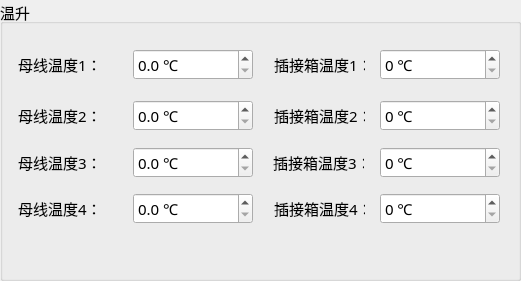
  <widget class="QGroupBox" name="groupBox_4">
   <property name="geometry">
    <rect>
     <x>1</x>
     <y>537</y>
     <width>521</width>
     <height>281</height>
    </rect>
   </property>
   <property name="font">
    <font>
     <pointsize>11</pointsize>
    </font>
   </property>
   <property name="title">
    <string>温升</string>
   </property>
   <widget class="QDoubleSpinBox" name="box1">
    <property name="geometry">
     <rect>
      <x>380</x>
      <y>49</y>
      <width>120</width>
      <height>31</height>
     </rect>
    </property>
    <property name="minimumSize">
     <size>
      <width>100</width>
      <height>31</height>
     </size>
    </property>
    <property name="maximumSize">
     <size>
      <width>130</width>
      <height>16777215</height>
     </size>
    </property>
    <property name="font">
     <font>
      <family>微软雅黑</family>
      <pointsize>11</pointsize>
     </font>
    </property>
    <property name="suffix">
     <string> ℃</string>
    </property>
    <property name="decimals">
     <number>0</number>
    </property>
   </widget>
   <widget class="QLabel" name="label_43">
    <property name="geometry">
     <rect>
      <x>274</x>
      <y>49</y>
      <width>91</width>
      <height>31</height>
     </rect>
    </property>
    <property name="minimumSize">
     <size>
      <width>0</width>
      <height>31</height>
     </size>
    </property>
    <property name="font">
     <font>
      <family>微软雅黑</family>
      <pointsize>11</pointsize>
     </font>
    </property>
    <property name="text">
     <string>插接箱温度1：</string>
    </property>
   </widget>
   <widget class="QDoubleSpinBox" name="envTem1">
    <property name="enabled">
     <bool>true</bool>
    </property>
    <property name="geometry">
     <rect>
      <x>133</x>
      <y>49</y>
      <width>120</width>
      <height>31</height>
     </rect>
    </property>
    <property name="minimumSize">
     <size>
      <width>100</width>
      <height>31</height>
     </size>
    </property>
    <property name="maximumSize">
     <size>
      <width>130</width>
      <height>16777215</height>
     </size>
    </property>
    <property name="font">
     <font>
      <family>微软雅黑</family>
      <pointsize>11</pointsize>
     </font>
    </property>
    <property name="suffix">
     <string> ℃</string>
    </property>
    <property name="decimals">
     <number>1</number>
    </property>
    <property name="maximum">
     <double>100.000000000000000</double>
    </property>
   </widget>
   <widget class="QLabel" name="label_44">
    <property name="geometry">
     <rect>
      <x>18</x>
      <y>49</y>
      <width>81</width>
      <height>31</height>
     </rect>
    </property>
    <property name="minimumSize">
     <size>
      <width>0</width>
      <height>31</height>
     </size>
    </property>
    <property name="font">
     <font>
      <family>微软雅黑</family>
      <pointsize>11</pointsize>
     </font>
    </property>
    <property name="text">
     <string>母线温度1：</string>
    </property>
   </widget>
   <widget class="QLabel" name="label_45">
    <property name="geometry">
     <rect>
      <x>274</x>
      <y>100</y>
      <width>91</width>
      <height>31</height>
     </rect>
    </property>
    <property name="minimumSize">
     <size>
      <width>0</width>
      <height>31</height>
     </size>
    </property>
    <property name="font">
     <font>
      <family>微软雅黑</family>
      <pointsize>11</pointsize>
     </font>
    </property>
    <property name="text">
     <string>插接箱温度2：</string>
    </property>
   </widget>
   <widget class="QDoubleSpinBox" name="envTem2">
    <property name="enabled">
     <bool>true</bool>
    </property>
    <property name="geometry">
     <rect>
      <x>133</x>
      <y>100</y>
      <width>120</width>
      <height>31</height>
     </rect>
    </property>
    <property name="minimumSize">
     <size>
      <width>100</width>
      <height>31</height>
     </size>
    </property>
    <property name="maximumSize">
     <size>
      <width>130</width>
      <height>16777215</height>
     </size>
    </property>
    <property name="font">
     <font>
      <family>微软雅黑</family>
      <pointsize>11</pointsize>
     </font>
    </property>
    <property name="suffix">
     <string> ℃</string>
    </property>
    <property name="decimals">
     <number>1</number>
    </property>
    <property name="maximum">
     <double>100.000000000000000</double>
    </property>
   </widget>
   <widget class="QLabel" name="label_46">
    <property name="geometry">
     <rect>
      <x>18</x>
      <y>100</y>
      <width>81</width>
      <height>31</height>
     </rect>
    </property>
    <property name="minimumSize">
     <size>
      <width>0</width>
      <height>31</height>
     </size>
    </property>
    <property name="font">
     <font>
      <family>微软雅黑</family>
      <pointsize>11</pointsize>
     </font>
    </property>
    <property name="text">
     <string>母线温度2：</string>
    </property>
   </widget>
   <widget class="QDoubleSpinBox" name="box2">
    <property name="geometry">
     <rect>
      <x>380</x>
      <y>100</y>
      <width>120</width>
      <height>31</height>
     </rect>
    </property>
    <property name="minimumSize">
     <size>
      <width>100</width>
      <height>31</height>
     </size>
    </property>
    <property name="maximumSize">
     <size>
      <width>130</width>
      <height>16777215</height>
     </size>
    </property>
    <property name="font">
     <font>
      <family>微软雅黑</family>
      <pointsize>11</pointsize>
     </font>
    </property>
    <property name="suffix">
     <string> ℃</string>
    </property>
    <property name="decimals">
     <number>0</number>
    </property>
   </widget>
   <widget class="QLabel" name="label_47">
    <property name="geometry">
     <rect>
      <x>273</x>
      <y>147</y>
      <width>91</width>
      <height>31</height>
     </rect>
    </property>
    <property name="minimumSize">
     <size>
      <width>0</width>
      <height>31</height>
     </size>
    </property>
    <property name="font">
     <font>
      <family>微软雅黑</family>
      <pointsize>11</pointsize>
     </font>
    </property>
    <property name="text">
     <string>插接箱温度3：</string>
    </property>
   </widget>
   <widget class="QDoubleSpinBox" name="envTem3">
    <property name="enabled">
     <bool>true</bool>
    </property>
    <property name="geometry">
     <rect>
      <x>133</x>
      <y>147</y>
      <width>120</width>
      <height>31</height>
     </rect>
    </property>
    <property name="minimumSize">
     <size>
      <width>100</width>
      <height>31</height>
     </size>
    </property>
    <property name="maximumSize">
     <size>
      <width>130</width>
      <height>16777215</height>
     </size>
    </property>
    <property name="font">
     <font>
      <family>微软雅黑</family>
      <pointsize>11</pointsize>
     </font>
    </property>
    <property name="suffix">
     <string> ℃</string>
    </property>
    <property name="decimals">
     <number>1</number>
    </property>
    <property name="maximum">
     <double>100.000000000000000</double>
    </property>
   </widget>
   <widget class="QLabel" name="label_48">
    <property name="geometry">
     <rect>
      <x>18</x>
      <y>147</y>
      <width>81</width>
      <height>31</height>
     </rect>
    </property>
    <property name="minimumSize">
     <size>
      <width>0</width>
      <height>31</height>
     </size>
    </property>
    <property name="font">
     <font>
      <family>微软雅黑</family>
      <pointsize>11</pointsize>
     </font>
    </property>
    <property name="text">
     <string>母线温度3：</string>
    </property>
   </widget>
   <widget class="QDoubleSpinBox" name="box3">
    <property name="geometry">
     <rect>
      <x>380</x>
      <y>147</y>
      <width>120</width>
      <height>31</height>
     </rect>
    </property>
    <property name="minimumSize">
     <size>
      <width>100</width>
      <height>31</height>
     </size>
    </property>
    <property name="maximumSize">
     <size>
      <width>130</width>
      <height>16777215</height>
     </size>
    </property>
    <property name="font">
     <font>
      <family>微软雅黑</family>
      <pointsize>11</pointsize>
     </font>
    </property>
    <property name="suffix">
     <string> ℃</string>
    </property>
    <property name="decimals">
     <number>0</number>
    </property>
   </widget>
   <widget class="QLabel" name="label_49">
    <property name="geometry">
     <rect>
      <x>274</x>
      <y>193</y>
      <width>91</width>
      <height>31</height>
     </rect>
    </property>
    <property name="minimumSize">
     <size>
      <width>0</width>
      <height>31</height>
     </size>
    </property>
    <property name="font">
     <font>
      <family>微软雅黑</family>
      <pointsize>11</pointsize>
     </font>
    </property>
    <property name="text">
     <string>插接箱温度4：</string>
    </property>
   </widget>
   <widget class="QDoubleSpinBox" name="envTem4">
    <property name="enabled">
     <bool>true</bool>
    </property>
    <property name="geometry">
     <rect>
      <x>133</x>
      <y>193</y>
      <width>120</width>
      <height>31</height>
     </rect>
    </property>
    <property name="minimumSize">
     <size>
      <width>100</width>
      <height>31</height>
     </size>
    </property>
    <property name="maximumSize">
     <size>
      <width>130</width>
      <height>16777215</height>
     </size>
    </property>
    <property name="font">
     <font>
      <family>微软雅黑</family>
      <pointsize>11</pointsize>
     </font>
    </property>
    <property name="suffix">
     <string> ℃</string>
    </property>
    <property name="decimals">
     <number>1</number>
    </property>
    <property name="maximum">
     <double>100.000000000000000</double>
    </property>
   </widget>
   <widget class="QLabel" name="label_50">
    <property name="geometry">
     <rect>
      <x>18</x>
      <y>193</y>
      <width>81</width>
      <height>31</height>
     </rect>
    </property>
    <property name="minimumSize">
     <size>
      <width>0</width>
      <height>31</height>
     </size>
    </property>
    <property name="font">
     <font>
      <family>微软雅黑</family>
      <pointsize>11</pointsize>
     </font>
    </property>
    <property name="text">
     <string>母线温度4：</string>
    </property>
   </widget>
   <widget class="QDoubleSpinBox" name="box4">
    <property name="geometry">
     <rect>
      <x>380</x>
      <y>193</y>
      <width>120</width>
      <height>31</height>
     </rect>
    </property>
    <property name="minimumSize">
     <size>
      <width>100</width>
      <height>31</height>
     </size>
    </property>
    <property name="maximumSize">
     <size>
      <width>130</width>
      <height>16777215</height>
     </size>
    </property>
    <property name="font">
     <font>
      <family>微软雅黑</family>
      <pointsize>11</pointsize>
     </font>
    </property>
    <property name="suffix">
     <string> ℃</string>
    </property>
    <property name="decimals">
     <number>0</number>
    </property>
   </widget>
  </widget>
